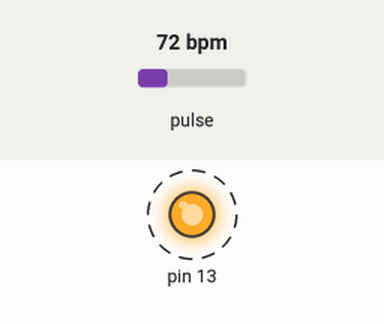
The sketch below on a simulated Arduino Uno, built with avr-gcc and run on an emulated ATmega328P. Parts: output pins drawn as LEDs (lit = HIGH). Dashed ring = blinking. Inputs (shaded band) come from the test bench; at power-on: pulse 72 bpm. What the sketch prints to the serial monitor is not drawn.

Above: at 1.2 s.
1.3 s: pulse set to 117 bpm
4.3 s: pulse set to 122 bpm
At 4.8 s:
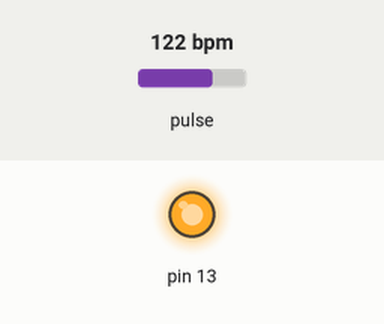
5.8 s: pulse set to 70 bpm
At 8.7 s:
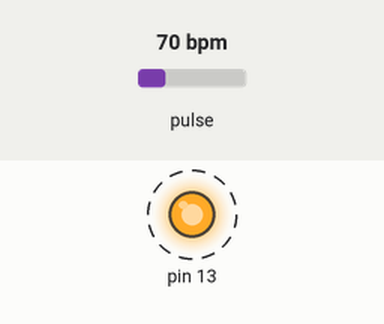
8.8 s: pulse set to 130 bpm
At 9.5 s:
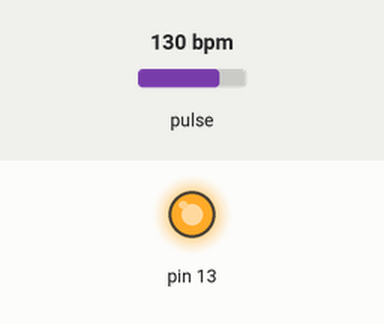
Timing chart, 0 to 11.3 s (numbered marks = the images above; inputs shaded):
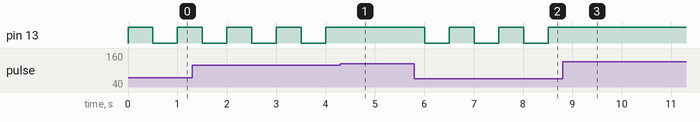

The sketch:

Lab_pulse_sensor.ino
```cpp
#define USE_ARDUINO_INTERRUPTS true    // Set-up low-level interrupts for most acurate BPM math
#include <PulseSensorPlayground.h>     // Includes the PulseSensorPlayground Library

const int PulseWire = 0;       // 'S' Signal pin connected to A0
const int LED13 = 13;          // The on-board Arduino LED
int Threshold = 550;           // Determine which Signal to "count as a beat" and which to ignore

PulseSensorPlayground pulseSensor;  // Creates an object

void setup() {
	Serial.begin(9600);

	// Configure the PulseSensor object, by assigning our variables to it
	pulseSensor.analogInput(PulseWire);
	pulseSensor.blinkOnPulse(LED13);       // Blink on-board LED with heartbeat
	pulseSensor.setThreshold(Threshold);

	// Double-check the "pulseSensor" object was created and began seeing a signal
	if (pulseSensor.begin()) {
		Serial.println("PulseSensor object created!");
	}
}

void loop() {
	int myBPM = pulseSensor.getBeatsPerMinute();      // Calculates BPM

	if (pulseSensor.sawStartOfBeat()) {               // Constantly test to see if a beat happened
		Serial.println("♥  A HeartBeat Happened ! "); // If true, print a message
		Serial.print("BPM: ");
		Serial.println(myBPM);                        // Print the BPM value
		}

	delay(500);
}
```

Measured:
- the behaviour switches between 119 and 120 bpm on pulse (found by bisection; images 0 and 1)
- after the input at 4.3 s, pin 13: stays HIGH (without the input it goes to LOW after 0.21 s)
- after the input at 5.8 s, pin 13: alternates HIGH for 0.50 s and LOW for 0.50 s, starting after 0.21 s
- after the input at 8.8 s, pin 13: stops changing and stays HIGH
- by itself, pin 13: alternates HIGH for 0.50 s and LOW for 0.50 s
